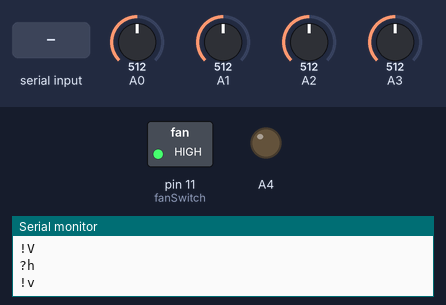
A sketch run on a simulated Arduino Uno, built with avr-gcc and run on an emulated ATmega328P. Parts: switched loads named in the sketch (green lamp = pin HIGH), output pins drawn as LEDs (lit = HIGH), the last lines printed to the serial monitor. The inputs (shaded band) are chosen by the test bench; at power-on: A2 = 512, A0 = 512, A1 = 512, A3 = 512.

Above: at 1.8 s.
1.9 s: "ok\n" received over Serial
At 3.1 s:
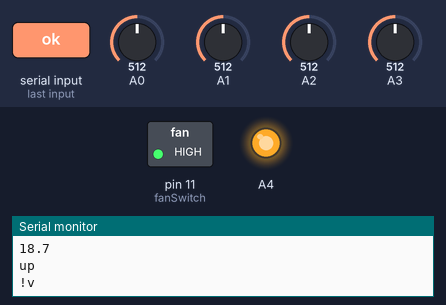
4.0 s: A2 set to 119
5.5 s: A2 set to 107
At 6.6 s:
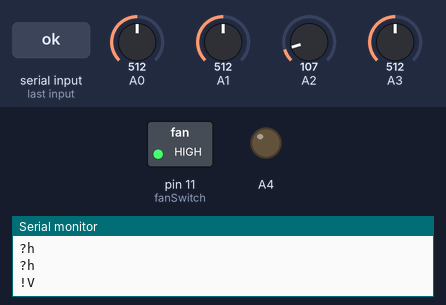
Timing chart, 0 to 8.5 s (numbered marks = the images above; inputs shaded):
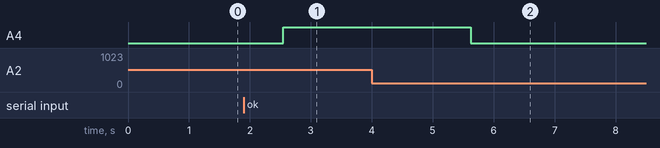

Measured:
- the behaviour switches between 113 and 112 on A2 (found by bisection; images 1 and 2)
- after the input at 1.9 s, A4: LOW → HIGH after 0.65 s
- after the input at 5.5 s, A4: HIGH → LOW after 0.12 s instead of 3.3 s

The sketch:

Power_module1_3.ino
```cpp
/* K-ev Power-Module script v1.0

   Written by Henri Pyoria (henri.pyoria@outlook.com)

   Temperature-IC addresses must be manually defined
   to tempAdr table. This skips teh lengthy search for 'em.
   IC's must support resolution configuration! (10bit used)

   2s watchdog implemented after the setups ready, in case of odd failures.
*/

#include <avr/wdt.h>
#include <EEPROM.h>
#include <OneWire.h>

// DO NOT USE DEBUG ON LIVE SYSTEM!!! IMPERATIVE!!!
#define DEBUG 1
#define VERBOSE 0
#define HOST_QUERY_ON 1

#define BAUD 9600
#define FAN_MAX_DUTY_CYCLE 255
#define CMD_CHAR_COUNT 2
#define OVERCURRENT 140
#define OVERVOLTAGE 85
#define LOW_VOLTAGE 58
#define OVER_HEAT 60
#define NL 1
// Newline flag for overloaded serialPrint -function
#define HOST_QUERY_TIME 5000
// ms, time to wait host to answer back before shutting gates
#define EEPROM_SAVE_INTERVAL 3600000
#define READ_TIME 200
// ms, for temperature sensors to sample readings and while monitoring is on
#define TMP_COUNT 41
#define BYTE 8

OneWire ds(10);

const PROGMEM byte  tempAdr[TMP_COUNT][8] =
{ {0x28, 0xBA, 0x4B, 0x41, 0x09, 0x00, 0x00, 0xAE},
  {0x28, 0xEE, 0x46, 0x41, 0x09, 0x00, 0x00, 0xB0},
  {0x28, 0x4C, 0x2B, 0x41, 0x09, 0x00, 0x00, 0x7F},
  {0x28, 0x68, 0x43, 0x41, 0x09, 0x00, 0x00, 0x3A},
  {0x28, 0x8E, 0x3F, 0x41, 0x09, 0x00, 0x00, 0xED},

  {0x28, 0x59, 0x49, 0x41, 0x09, 0x00, 0x00, 0x5D},
  {0x28, 0x2E, 0x4D, 0x41, 0x09, 0x00, 0x00, 0x5F},
  {0x28, 0x5C, 0x3F, 0x41, 0x09, 0x00, 0x00, 0x47},
  {0x28, 0x34, 0x45, 0x41, 0x09, 0x00, 0x00, 0xF5},
  {0x28, 0x53, 0x34, 0x41, 0x09, 0x00, 0x00, 0x13},

  {0x28, 0x84, 0x48, 0x41, 0x09, 0x00, 0x00, 0x1E},
  {0x28, 0x6F, 0x2D, 0x41, 0x09, 0x00, 0x00, 0x0C},
  {0x28, 0xA4, 0x3D, 0x41, 0x09, 0x00, 0x00, 0x17},
  {0x28, 0x6D, 0x3B, 0x41, 0x09, 0x00, 0x00, 0x82},
  {0x28, 0x58, 0x43, 0x41, 0x09, 0x00, 0x00, 0xD7},

  {0x28, 0xF6, 0x28, 0x41, 0x09, 0x00, 0x00, 0xF9},
  {0x28, 0x04, 0x49, 0x41, 0x09, 0x00, 0x00, 0x39},
  {0x28, 0x2B, 0x4D, 0x41, 0x09, 0x00, 0x00, 0xB4},
  {0x28, 0xD2, 0x42, 0x41, 0x09, 0x00, 0x00, 0x3F},
  {0x28, 0x08, 0x2E, 0x41, 0x09, 0x00, 0x00, 0x04},

  {0x28, 0x82, 0x2F, 0x41, 0x09, 0x00, 0x00, 0xEC},
  {0x28, 0x89, 0x29, 0x41, 0x09, 0x00, 0x00, 0x88},
  {0x28, 0xD6, 0x3D, 0x41, 0x09, 0x00, 0x00, 0xE1},
  {0x28, 0x8E, 0x42, 0x41, 0x09, 0x00, 0x00, 0x6C},
  {0x28, 0xC4, 0x40, 0x41, 0x09, 0x00, 0x00, 0x55},

  {0x28, 0xFD, 0x46, 0x41, 0x09, 0x00, 0x00, 0xB2},
  {0x28, 0xC4, 0x28, 0x41, 0x09, 0x00, 0x00, 0x7A},
  {0x28, 0x3F, 0x32, 0x41, 0x09, 0x00, 0x00, 0x31},
  {0x28, 0xFD, 0x2F, 0x41, 0x09, 0x00, 0x00, 0x50},
  {0x28, 0x8F, 0x2E, 0x41, 0x09, 0x00, 0x00, 0x6B},

  {0x28, 0x74, 0x4A, 0x41, 0x09, 0x00, 0x00, 0xEF},
  {0x28, 0x1F, 0x35, 0x41, 0x09, 0x00, 0x00, 0xD6},
  {0x28, 0x4F, 0x25, 0x41, 0x09, 0x00, 0x00, 0x84},
  {0x28, 0xF9, 0x41, 0x41, 0x09, 0x00, 0x00, 0x3F},
  {0x28, 0x36, 0x2A, 0x41, 0x09, 0x00, 0x00, 0xE5},

  {0x28, 0x67, 0x2F, 0x41, 0x09, 0x00, 0x00, 0x2E},
  {0x28, 0x18, 0x4E, 0x41, 0x09, 0x00, 0x00, 0x4E},
  {0x28, 0x4F, 0x27, 0x41, 0x09, 0x00, 0x00, 0x07},
  {0x28, 0x8D, 0x3B, 0x41, 0x09, 0x00, 0x00, 0xAB},
  {0x28, 0x7B, 0x38, 0x41, 0x09, 0x00, 0x00, 0x25},

  {0x28, 0xF4, 0x2E, 0x41, 0x09, 0x00, 0x00, 0x0B}
};
byte data[TMP_COUNT][9];

byte curSense = 0; // Analog pin
byte vsense = 1; // Analog pin
byte vref3v3 = 2; // Analog pin
byte curSenseRef = 3; // Analog pin
byte fanSwitch = 11;
byte mosfetSwitch = A4; // IDE changes these to corresponding pin numbers by itself

volatile double current;
volatile double voltage;
volatile double board5v;
double ms;
double msEEPROM;
double temperature[TMP_COUNT];

volatile double coulombCounter = 0; //Ah
volatile double lastCurrents[100] = {0}; //A
const double defaultCapacity = 80; //Ah
double stateOfHealth = 1; // x100%
double soc = 1; // x100%
const double voltageFull = 84; //V
const double voltageEmpty = 66; //V
const double current0_5C = 41.5; //A
const double current0_3C = 24.9; //A
const double current0_1C = 8.3; //A
const double dischargeVChange1Ah = 0.35; //V
const double ccChargeEndCapacity = 71; //Ah

String serialInput = "";
bool success = false;
bool setupSuccess = false;
bool criticalCFailure = false;
bool criticalVFailure = false;
bool criticalTFailure = false;
bool lowVoltage = false;
bool hostUp = false;
bool hostShut = false;

void interruptSetup();
void systemMonitoring();
void readTemps();
int calcSOC();

void sendData();
void serialPrint(String);
void serialPrint(String, int);
String enquire(String);
bool checkIfShut();
void checkHost();

int adConversion(byte);
byte* getTempAdr(byte n);

#if DEBUG&&VERBOSE
void printBits(byte);
#endif

void setup()
{
  DDRC |= B00010000; // pinMode(mosfetSwitch, OUTPUT);
  PORTC &= B11101111; // digitalWrite(mosfetSwitch, LOW);

  wdt_disable();
  wdt_reset();
  pinMode(fanSwitch, OUTPUT);
  analogWrite(fanSwitch, FAN_MAX_DUTY_CYCLE);

  DIDR0 = B00001111; // Set A0-A4 as analog inputs

  Serial.begin(BAUD);
  Serial.println("Board started");
  serialInput.reserve(64);  // These values are probably too unoptimized,
  Serial.setTimeout(200);   // but I don't really care too much for now.

  current = 250 * ((adConversion(curSense) - adConversion(curSenseRef)) / 1023);
  // ^ Can measure accuracy to ~0.25A
  // 5*((analogRead(curSense)-analogRead(curSenseRef))/1023)/0.02

  if(current > 0.5 || current < -0.5)
  {
    do
    {
      serialPrint("!C", NL); // Board current failure
      delay(1000);
    }
    while (!DEBUG);
  } // These trap loops are to send alert to user interface
  // They can be cleared only by full power cycle (for now, atleast)

  board5v = 3375.9 / adConversion(vref3v3);
  // ^ Returns real voltage referring to internal 3v3 regulator voltage
  // Simplified function of 5V*((3.3/5)*1023)/vref3v3
  // 3v3 output pin shorted to analog input
  voltage = 179 * adConversion(vsense) * board5v / 9207;
  // Simplified function of (analogRead(vsense)/1023)*board5v*(537/27)
  // (537/27) is a multiplier to counter voltage divider in the circuit

  if(voltage > OVERVOLTAGE || voltage < LOW_VOLTAGE)
  {
    do
    {
      serialPrint("!V", NL); // Board voltage failure
      delay(1000);
    }
    while (!DEBUG);
  }

  msEEPROM = millis();
  byte tmp[4];
  for (int i = 0; i < 4; ++i)
  {
    tmp[i] = EEPROM.read(i);
  }
  memcpy(&coulombCounter, tmp, 4);

  for (int i = 0; i < 4; ++i)
  {
    tmp[i] = EEPROM.read(i+4);
  }
  memcpy(&stateOfHealth, tmp, 4);

  // If no EEPROM value ->
  if(coulombCounter == 0)
  { // Initialize SOC to an approximate with voltage
    coulombCounter = (defaultCapacity*stateOfHealth)*((voltage-voltageEmpty)/(voltageFull-voltageEmpty));
  }

  if(stateOfHealth == 0)
    stateOfHealth = 1;

  interruptSetup();
#if DEBUG&&VERBOSE
  serialPrint("Interrupts now in place", NL);
#endif

  if(!ds.reset())
  {
    do
    {
      serialPrint("!T", NL); // Sensor bus failed
      delay(1000);
    }
    while (!DEBUG);
  }

  // Write config command and config values to all devices
  byte setCnf[4] = {0x4E, 0x7C, 0x0A, B00111111};
  ds.skip();
  ds.write_bytes(setCnf, 4);
  ds.reset(); // reset 1-Wire

  while (enquire("?h") != "ok") {}

  serialPrint(String(current, 1), NL);
  serialPrint(String(voltage, 1), NL);

  setupSuccess = true;
  wdt_reset();
  wdt_enable(WDTO_2S);

#if DEBUG&&VERBOSE
  serialPrint("wdt reset and enabled", NL);
#endif

  PORTC |= B00010000; // digitalWrite(mosfetSwitch, HIGH);
  serialPrint("up", NL);
}

void loop()
{
  wdt_reset();

  if(!ds.reset())
    serialPrint("!T", NL); // Sensor bus failed
  else
  {
    ds.skip(); // Select all sensors
    ds.write(0x44); // Command to start measurement
  }

  ms = millis(); // Store current time
  while (READ_TIME >= (unsigned long)(millis() - ms)) // Secondary loop
    systemMonitoring();
  // Do over 200ms if no extra timing is given for temp sensors to do conversion

  wdt_reset();

#if DEBUG&&VERBOSE
  serialPrint("Secondary loop completed", NL);
#endif

  readTemps(); // Read and store temperatures
  wdt_reset();

  calcSOC();
  wdt_reset();

  checkHost();  // Check if host is up and set gate status accordingly

  sendData(); // Send gathered data

  // Save coulombCounter to EEPROM once an hour
  // EEPROM is calculated to quaranteedly withstand 10y with this interval
  if(EEPROM_SAVE_INTERVAL <= (unsigned long)(millis() - msEEPROM))
  {
    byte tmp[4];
    memcpy(tmp, &coulombCounter, 4);
    for (int i = 0; i < 4; ++i)
      EEPROM.update(i, tmp[i]);

    memcpy(tmp, &stateOfHealth, 4);
    for (int i = 0; i < 4; ++i)
      EEPROM.update(i+4, tmp[i]);

    msEEPROM = millis(); // Store current time
  }
}

void systemMonitoring()
{
  if(criticalCFailure || criticalVFailure || criticalTFailure)
  {
    do
    {
      if(criticalCFailure)
        serialPrint("!C", NL);
      if(criticalVFailure)
        serialPrint("!V", NL);
      if(criticalTFailure)
        serialPrint("!T", NL);
      if(lowVoltage)
        serialPrint("!v", NL);
      delay(1000);
      wdt_reset();
    }
    while(!DEBUG);
  }
  else if(hostUp && !(PORTC & B00010000) && !checkIfShut())
  {
    PORTC |= B00010000; // digitalWrite(mosfetSwitch, HIGH);
    serialPrint("up", NL);
  }

  if(lowVoltage)
  {
    do
    {
      serialPrint("!v", NL);
      delay(1000);
      wdt_reset();
    }
    while(!DEBUG && lowVoltage);
    if(!hostShut && !DEBUG)
      serialPrint("up", NL);
  }
}

void readTemps()
{
  for (byte i = 0; i < TMP_COUNT; ++i)
  {
    if(pgm_read_byte(tempAdr[i][7]) != 0x00) // This checks if sensors' address table entry has any address in it
    {
#if DEBUG&&VERBOSE
      serialPrint("Entered read cycle i=");
      serialPrint(String(i, DEC), NL);
#endif
      ds.reset();
      ds.select(getTempAdr(i));
#if DEBUG&&VERBOSE
      serialPrint("Device selected", NL);
      serialPrint("Commanding to read out the scratchpad", NL);
#endif
      ds.write(0xBE); // Request sensor to read out the scratchpad
      for (byte j = 0; j < 9; ++j) // Read all 9 bytes
      {
        data[i][j] = ds.read();
      }
#if DEBUG&&VERBOSE
      for (byte j = 0; j < 9; ++j)
      {
        if(data[i][j] <= 0x0F)
          serialPrint("0");
        serialPrint(String(data[i][j], HEX));
      }
      serialPrint("\nData read", NL);
#endif
      if(OneWire::crc8(data[i], 8) != data[i][8])
      { // If crc is wrong, set all bits to 1
        for (byte k = 0; k < 9; ++k)
          data[i][k] = 0xFF;
#if DEBUG&&VERBOSE
        serialPrint("CRC Check failed!", NL);
#endif
      }
    }
    else
      break;
  }

  int16_t rawTemp;
  for (byte i = 0; i < TMP_COUNT; ++i)
  {
    if(pgm_read_byte(tempAdr[i][7]) != 0x00)
    {
      rawTemp = 0;
      rawTemp = (data[i][1] << BYTE) | data[i][0];
      // ^ Reads data to temporary container
      rawTemp &= ~3;
      // ^ Sets last 2 bits to zero,
      // as 10-bit resolution doesn't use them
#if DEBUG&&VERBOSE
      printBits(rawTemp);
#endif
      temperature[i] = 85.0 * (double(rawTemp) / 1360.0);

      if(i == 0 && temperature[i] >= 120)
      { // This sensor will be in the mosfet heatsink
        PORTC &= B11101111;
        criticalTFailure = true;
      }
      else if(i != 0 && temperature[i] >= OVER_HEAT)
      {
        PORTC &= B11101111;
        criticalTFailure = true;
      }
    }
    else
      break;
  }
}

bool checkIfShut()
{
#if DEBUG&&VERBOSE&&0
  serialPrint("Peeking: ");
  serialPrint(String(Serial.peek()), NL);
#endif
  if(Serial.peek() == '!')
  {
    if(Serial.readStringUntil('\n') == "!S")
    {
      PORTC &= B11101111; // digitalWrite(mosfetSwitch, LOW)
      hostShut = true;
      serialPrint("sh", NL);
#if DEBUG&&VERBOSE
      serialPrint("Gate is now shut by host", NL);
#endif
      return true;
    }
  }
  return false;
}

void interruptSetup() // http://www.instructables.com/id/Arduino-Timer-Interrupts/
{
  cli(); //stop interrupts
  /*
    //set timer0 interrupt at 2kHz // USED BY PWM
    TCCR0A = 0;// set entire TCCR0A register to 0
    TCCR0B = 0;// same for TCCR0B
    TCNT0  = 0;//initialize counter value to 0
    // set compare match register for 2khz increments
    OCR0A = 124;// = (16*10^6) / (2000*64) - 1 (must be <256)
    // turn on CTC mode
    TCCR0A |= (1 << WGM01);
    // Set CS01 and CS00 bits for 64 prescaler
    TCCR0B |= (1 << CS01) | (1 << CS00);
    // enable timer compare interrupt
    TIMSK0 |= (1 << OCIE0A);
  */

  //set timer1 interrupt at 10Hz
  TCCR1A = 0; // set entire TCCR1A register to 0
  TCCR1B = 0; // same for TCCR1B
  TCNT1  = 0; //initialize counter value to 0
  // set compare match register for 10hz increments
  OCR1A = 3124; // = (16*10^6) / (10*1024) - 1 (must be <65536)
  // turn on CTC mode
  TCCR1B |= (1 << WGM12);
  // Set CS10 and CS12 bits for 1024 prescaler
  TCCR1B |= (1 << CS12) | (1 << CS10);
  // enable timer compare interrupt
  TIMSK1 |= (1 << OCIE1A);
  /*
    //set timer2 interrupt at 1kHz
    TCCR2A = 0;// set entire TCCR2A register to 0
    TCCR2B = 0;// same for TCCR2B
    TCNT2  = 0;//initialize counter value to 0
    // set compare match register for 10khz increments
    OCR2A = 249;// = (16*10^6) / (10000*64) - 1 (must be <256)
    // turn on CTC mode
    TCCR2A |= (1 << WGM21);
    // Set CS22 bit for 64 prescaler
    TCCR2B |= (1 << CS22);
    // enable timer compare interrupt
    TIMSK2 |= (1 << OCIE2A);
  */
  sei(); //allow interrupts

}//end setup

ISR(TIMER1_COMPA_vect) //timer1 interrupt
{
  board5v = 3375.9 / adConversion(vref3v3); // Simplified Function of 5V*((3.3/5)*1023)/vref3v3
  voltage = 179 * adConversion(vsense) * board5v / 9207; // Simplified Function of (vsense/1023)*board5v*(537/27)

  if(voltage > OVERVOLTAGE)
  {
    PORTC &= B11101111;
    criticalVFailure = true;
  }

  // Can measure accuracy to ~0.25A
  current = board5v * ((adConversion(curSense) - adConversion(curSenseRef)) / 1023) / 0.02;

  if(current > OVERCURRENT)
  {
    PORTC &= B11101111;
    criticalCFailure = true;
  }

  if(voltage < LOW_VOLTAGE)
    lowVoltage = true;
  else if(voltage >= LOW_VOLTAGE)
    lowVoltage = false;

  static byte i = 0;
  static double currentHelper = 0;
  coulombCounter += current / 360000; // Simplified from: current*0.01/60/60
									  //                        10ms^  ^m  ^h
  if(i++ < 10) // get average current on 100ms period
    currentHelper += current;
  else
  { // This adds new current entry after every 100ms
    currentHelper /= 10;
    memmove(&lastCurrents[1], &lastCurrents[0], sizeof(double) * 99);
    lastCurrents[0] = currentHelper;
    currentHelper = 0;
    i = 0;
  }
}

// These serial funcs are needed because somehow too fast consecutive
// Serial.Print() calls fail to wait the previous calls to finish.
void serialPrint(String message)
{
  Serial.print(message);
  Serial.flush();
  // Flushing means for arduino just to wait for data to be transmitted,
  // not emptying the queue
}

void serialPrint(String message, int nl)
{
  Serial.println(message);
  Serial.flush();
}

String enquire(String query)
{
  success = false;
  while (!success)
  {
    while (!Serial.available())
    {
      delay(500);
      serialPrint(query, NL);
      systemMonitoring();
    }

    serialInput = Serial.readStringUntil('\n');

#if DEBUG&&VERBOSE
    serialPrint("Command received: ");
    serialPrint(serialInput, NL);
    Serial.print(serialInput.length(), DEC);
    Serial.flush();
    serialPrint(" bytes", NL);
#endif

    if(serialInput.length() == CMD_CHAR_COUNT)
    {
      success = true;
    }
    else
    {
#if DEBUG&&VERBOSE
      serialPrint("Answer wasn't wanted, clearing", NL);
#endif
      serialInput = "";
    }
  }
  return serialInput;
}

#if DEBUG&&VERBOSE
void printBits(int data)
{
  String bits;
  for (byte i = 0; i < 16; ++i)
    bits += bitRead(data, 15 - i);

  Serial.println(bits);
}
#endif

int calcSOC()
{
  double capacity = stateOfHealth * defaultCapacity;
  soc = (capacity - coulombCounter) / capacity;

  static bool cvCharging = false;

  // Cell manufacturer has given discharge curve for the cells at 0.5C current,
  // and 1V voltage drop equals roughly 0.35Ah for a cell.
  // We use that for estimating the SOC.

  bool nominalUsage = true;
  bool lightUsage = true;
  cli(); // disable interrupts for a brief moment
  for (byte i = 0; i < 100; ++i)
  {
    if(lastCurrents[i] > current0_5C)
    {
      nominalUsage = false;
      lightUsage = false;
    }
    else if(lastCurrents[i] < current0_3C)
    {
      nominalUsage = false;
      if(lastCurrents[i] > current0_1C && lastCurrents[i] < 0)
      {
        lightUsage = false;
      }
    }
    if(!lightUsage && !nominalUsage)
      break;
  }
  sei();

  if(nominalUsage)
  {
    double socHelper =
      (capacity - (32 * (82 - voltage) / dischargeVChange1Ah)) / capacity;
    // 32 is number of parallel cells, thus used capacity is 32 times that of a single cell

    socHelper += soc * 99;
    socHelper /= 100;
    soc = socHelper;
    // Function reaches 90% of end value in about 45 seconds when execution happens every 200ms
  }
  else if(lightUsage)
  {
    if(voltage < voltageFull)
    {
      double socHelper = capacity*((voltage-voltageEmpty)/(voltageFull-voltageEmpty));
      socHelper += soc * 9999;
      socHelper /= 10000;
      soc = socHelper;
    // Function reaches 90% of end value in about 76 minutes when execution happens every 200ms
    }
  }

  if(voltage <= voltageEmpty && current < current0_1C)
  {
    soc = 0;
    if(coulombCounter < defaultCapacity)
    {
      stateOfHealth = coulombCounter / defaultCapacity;
    }
  }
  else if(!cvCharging && voltage >= voltageFull
           && current < 0 && current >= -current0_5C)
  {
    soc = 2220 / defaultCapacity;
    cvCharging = true;
  }
  else if(cvCharging && current >= 0)
    cvCharging = false;
}

int adConversion(byte ch)
{
  ADMUX = B01000000 | ch; // Select pin and voltage reference
  ADCSRA = B11000111; // Start conversion (first 2 bits from left) with prescaler 128 (last 3 bits)

  while ((ADCSRA & B01000000) != 0) {}; // Wait for status bit to flip

  return ADC;
}

void sendData()
{
  serialPrint(":c");
  serialPrint(String(current, 1), NL);
  serialPrint(":v");
  serialPrint(String(voltage, 1), NL);
  serialPrint(":s");
  serialPrint(String(soc, 3), NL);
  serialPrint(":h");
  serialPrint(String(stateOfHealth, 3), NL);
  for (byte i = 0; i < TMP_COUNT; ++i)
  {
    if(tempAdr[i][7] != 0x00)
    {
      serialPrint(String(':'));
      serialPrint(String(i));
      serialPrint(String('-'));
      serialPrint(String(temperature[i], 1), NL);
    }
    else
      break;
  }
  serialPrint("e~", NL);
}

void checkHost()
{
  checkIfShut();

#if HOST_QUERY_ON

  // Check if host has answered "ok"

  if(Serial.readStringUntil('\n') != "ok")
  { // If not, false hostUp flag and try to reach host
    hostUp = false;
    serialPrint("?h", NL);

    ms = millis();
    while (!hostUp && HOST_QUERY_TIME > (unsigned long)(millis() - ms))
    {
      if(Serial.available() && Serial.readStringUntil('\n') == "ok")
        hostUp = true;
      else
      {
        serialPrint("?h", NL);
        systemMonitoring();
        delay(HOST_QUERY_TIME / 10);
      }
      wdt_reset();
    } // If not reachable, shut the gates
    if(!hostUp)
    {
      PORTC &= B11101111; // digitalWrite(mosfetSwitch, LOW)
      #if DEBUG&&VERBOSE
        serialPrint("Host not reached, gates are now shut", NL);
      #endif
    }
  }
  else
    hostUp = true;
  // If host had responded in time, func execution just jumps and ends here

#endif
}

byte* getTempAdr(byte n)
{
  static byte tmp[8];
  for (int i = 0; i < 8; ++i)
    tmp[i] = pgm_read_byte_near(tempAdr[n][i]);

  return tmp;
}
```
